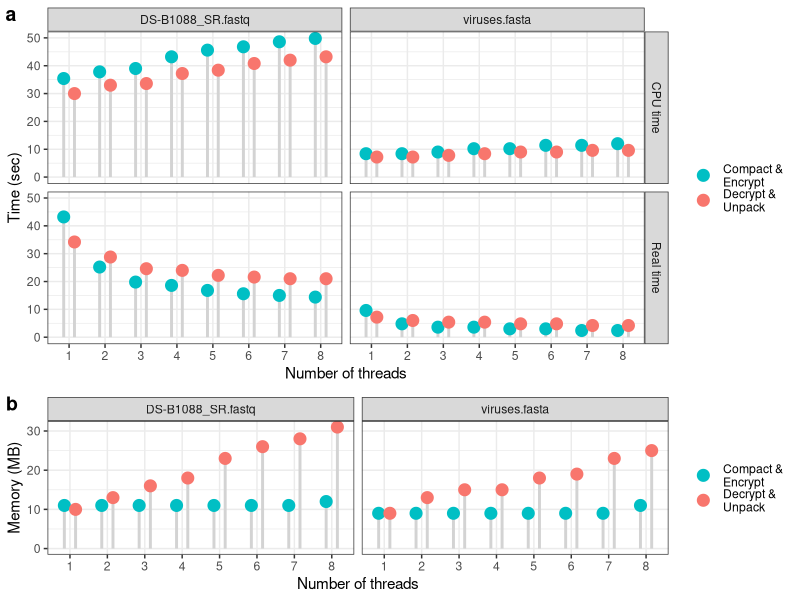

Write R code to recreate this figure.
library(ggplot2)
library(ggpubr)

# Set theme
theme_set(theme_bw())

# Set output file
file_out <- "cryfa_thread.png"

# Data
# Data for time
time_data <- rbind(
  c("viruses.fasta", 1, 0.16, "Real time", "enc"),
  c("viruses.fasta", 1, 0.12, "Real time", "dec"),
  c("viruses.fasta", 2, 0.08, "Real time", "enc"),
  c("viruses.fasta", 2, 0.10, "Real time", "dec"),
  c("viruses.fasta", 3, 0.06, "Real time", "enc"),
  c("viruses.fasta", 3, 0.09, "Real time", "dec"),
  c("viruses.fasta", 4, 0.06, "Real time", "enc"),
  c("viruses.fasta", 4, 0.09, "Real time", "dec"),
  c("viruses.fasta", 5, 0.05, "Real time", "enc"),
  c("viruses.fasta", 5, 0.08, "Real time", "dec"),
  c("viruses.fasta", 6, 0.05, "Real time", "enc"),
  c("viruses.fasta", 6, 0.08, "Real time", "dec"),
  c("viruses.fasta", 7, 0.04, "Real time", "enc"),
  c("viruses.fasta", 7, 0.07, "Real time", "dec"),
  c("viruses.fasta", 8, 0.04, "Real time", "enc"),
  c("viruses.fasta", 8, 0.07, "Real time", "dec"),
  #
  c("viruses.fasta", 1, 0.14, "CPU time", "enc"),
  c("viruses.fasta", 1, 0.12, "CPU time", "dec"),
  c("viruses.fasta", 2, 0.14, "CPU time", "enc"),
  c("viruses.fasta", 2, 0.12, "CPU time", "dec"),
  c("viruses.fasta", 3, 0.15, "CPU time", "enc"),
  c("viruses.fasta", 3, 0.13, "CPU time", "dec"),
  c("viruses.fasta", 4, 0.17, "CPU time", "enc"),
  c("viruses.fasta", 4, 0.14, "CPU time", "dec"),
  c("viruses.fasta", 5, 0.17, "CPU time", "enc"),
  c("viruses.fasta", 5, 0.15, "CPU time", "dec"),
  c("viruses.fasta", 6, 0.19, "CPU time", "enc"),
  c("viruses.fasta", 6, 0.15, "CPU time", "dec"),
  c("viruses.fasta", 7, 0.19, "CPU time", "enc"),
  c("viruses.fasta", 7, 0.16, "CPU time", "dec"),
  c("viruses.fasta", 8, 0.20, "CPU time", "enc"),
  c("viruses.fasta", 8, 0.16, "CPU time", "dec"),
  #
  c("DS-B1088_SR.fastq", 1, 0.72, "Real time", "enc"),
  c("DS-B1088_SR.fastq", 1, 0.57, "Real time", "dec"),
  c("DS-B1088_SR.fastq", 2, 0.42, "Real time", "enc"),
  c("DS-B1088_SR.fastq", 2, 0.48, "Real time", "dec"),
  c("DS-B1088_SR.fastq", 3, 0.33, "Real time", "enc"),
  c("DS-B1088_SR.fastq", 3, 0.41, "Real time", "dec"),
  c("DS-B1088_SR.fastq", 4, 0.31, "Real time", "enc"),
  c("DS-B1088_SR.fastq", 4, 0.40, "Real time", "dec"),
  c("DS-B1088_SR.fastq", 5, 0.28, "Real time", "enc"),
  c("DS-B1088_SR.fastq", 5, 0.37, "Real time", "dec"),
  c("DS-B1088_SR.fastq", 6, 0.26, "Real time", "enc"),
  c("DS-B1088_SR.fastq", 6, 0.36, "Real time", "dec"),
  c("DS-B1088_SR.fastq", 7, 0.25, "Real time", "enc"),
  c("DS-B1088_SR.fastq", 7, 0.35, "Real time", "dec"),
  c("DS-B1088_SR.fastq", 8, 0.24, "Real time", "enc"),
  c("DS-B1088_SR.fastq", 8, 0.35, "Real time", "dec"),
  #
  c("DS-B1088_SR.fastq", 1, 0.59, "CPU time", "enc"),
  c("DS-B1088_SR.fastq", 1, 0.50, "CPU time", "dec"),
  c("DS-B1088_SR.fastq", 2, 0.63, "CPU time", "enc"),
  c("DS-B1088_SR.fastq", 2, 0.55, "CPU time", "dec"),
  c("DS-B1088_SR.fastq", 3, 0.65, "CPU time", "enc"),
  c("DS-B1088_SR.fastq", 3, 0.56, "CPU time", "dec"),
  c("DS-B1088_SR.fastq", 4, 0.72, "CPU time", "enc"),
  c("DS-B1088_SR.fastq", 4, 0.62, "CPU time", "dec"),
  c("DS-B1088_SR.fastq", 5, 0.76, "CPU time", "enc"),
  c("DS-B1088_SR.fastq", 5, 0.64, "CPU time", "dec"),
  c("DS-B1088_SR.fastq", 6, 0.78, "CPU time", "enc"),
  c("DS-B1088_SR.fastq", 6, 0.68, "CPU time", "dec"),
  c("DS-B1088_SR.fastq", 7, 0.81, "CPU time", "enc"),
  c("DS-B1088_SR.fastq", 7, 0.70, "CPU time", "dec"),
  c("DS-B1088_SR.fastq", 8, 0.83, "CPU time", "enc"),
  c("DS-B1088_SR.fastq", 8, 0.72, "CPU time", "dec")
)

df_time <- data.frame(
  dataset = time_data[, 1],
  thread = as.numeric(time_data[, 2]),
  time = as.numeric(time_data[, 3]),
  type = time_data[, 4],
  state = time_data[, 5]
)
df_time$thread <- factor(df_time$thread, levels = c(1:8))

# Data for memory
memory_data <- rbind(
  c("viruses.fasta", 1, 9, "Memory", "enc"),
  c("viruses.fasta", 1, 9, "Memory", "dec"),
  c("viruses.fasta", 2, 9, "Memory", "enc"),
  c("viruses.fasta", 2, 13, "Memory", "dec"),
  c("viruses.fasta", 3, 9, "Memory", "enc"),
  c("viruses.fasta", 3, 15, "Memory", "dec"),
  c("viruses.fasta", 4, 9, "Memory", "enc"),
  c("viruses.fasta", 4, 15, "Memory", "dec"),
  c("viruses.fasta", 5, 9, "Memory", "enc"),
  c("viruses.fasta", 5, 18, "Memory", "dec"),
  c("viruses.fasta", 6, 9, "Memory", "enc"),
  c("viruses.fasta", 6, 19, "Memory", "dec"),
  c("viruses.fasta", 7, 9, "Memory", "enc"),
  c("viruses.fasta", 7, 23, "Memory", "dec"),
  c("viruses.fasta", 8, 11, "Memory", "enc"),
  c("viruses.fasta", 8, 25, "Memory", "dec"),
  #
  c("DS-B1088_SR.fastq", 1, 11, "Memory", "enc"),
  c("DS-B1088_SR.fastq", 1, 10, "Memory", "dec"),
  c("DS-B1088_SR.fastq", 2, 11, "Memory", "enc"),
  c("DS-B1088_SR.fastq", 2, 13, "Memory", "dec"),
  c("DS-B1088_SR.fastq", 3, 11, "Memory", "enc"),
  c("DS-B1088_SR.fastq", 3, 16, "Memory", "dec"),
  c("DS-B1088_SR.fastq", 4, 11, "Memory", "enc"),
  c("DS-B1088_SR.fastq", 4, 18, "Memory", "dec"),
  c("DS-B1088_SR.fastq", 5, 11, "Memory", "enc"),
  c("DS-B1088_SR.fastq", 5, 23, "Memory", "dec"),
  c("DS-B1088_SR.fastq", 6, 11, "Memory", "enc"),
  c("DS-B1088_SR.fastq", 6, 26, "Memory", "dec"),
  c("DS-B1088_SR.fastq", 7, 11, "Memory", "enc"),
  c("DS-B1088_SR.fastq", 7, 28, "Memory", "dec"),
  c("DS-B1088_SR.fastq", 8, 12, "Memory", "enc"),
  c("DS-B1088_SR.fastq", 8, 31, "Memory", "dec")
)

df_memory <- data.frame(
  dataset = memory_data[, 1],
  thread = as.numeric(memory_data[, 2]),
  memory = as.numeric(memory_data[, 3]),
  type = memory_data[, 4],
  state = memory_data[, 5]
)
df_memory$thread <- factor(df_memory$thread, levels = c(1:8))

# Plot
a <- ggplot(df_time, aes(thread, time * 60)) +
  geom_linerange(
    aes(x = thread, ymin = 0, ymax = time * 60, group = state),
    color = "lightgray", linewidth = 1.0,
    position = position_dodge2(0.6, reverse = TRUE)
  ) +
  geom_point(aes(color = state), position = position_dodge2(0.6, reverse = TRUE), size = 3.75) +
  facet_grid(type ~ dataset) +
  xlab("Number of threads") +
  ylab("Time (sec)") +
  scale_color_discrete(breaks = c("enc", "dec"), labels = c("Compact &\nEncrypt", "Decrypt &\nUnpack")) +
  theme(legend.title = element_blank())

b <- ggplot(df_memory, aes(thread, memory)) +
  geom_linerange(
    aes(x = thread, ymin = 0, ymax = memory, group = state),
    color = "lightgray", linewidth = 1.0,
    position = position_dodge2(0.6, reverse = TRUE)
  ) +
  geom_point(aes(color = state), position = position_dodge2(0.6, reverse = TRUE), size = 3.75) +
  facet_grid(~dataset) +
  xlab("Number of threads") +
  ylab("Memory (MB)") +
  scale_color_discrete(breaks = c("enc", "dec"), labels = c("Compact &\nEncrypt", "Decrypt &\nUnpack")) +
  theme(legend.title = element_blank())

# Save plot
plot <- ggarrange(a, b, labels = c("a", "b"), nrow = 2, heights = c(1.85, 1))
ggsave(file_out, plot = plot)
